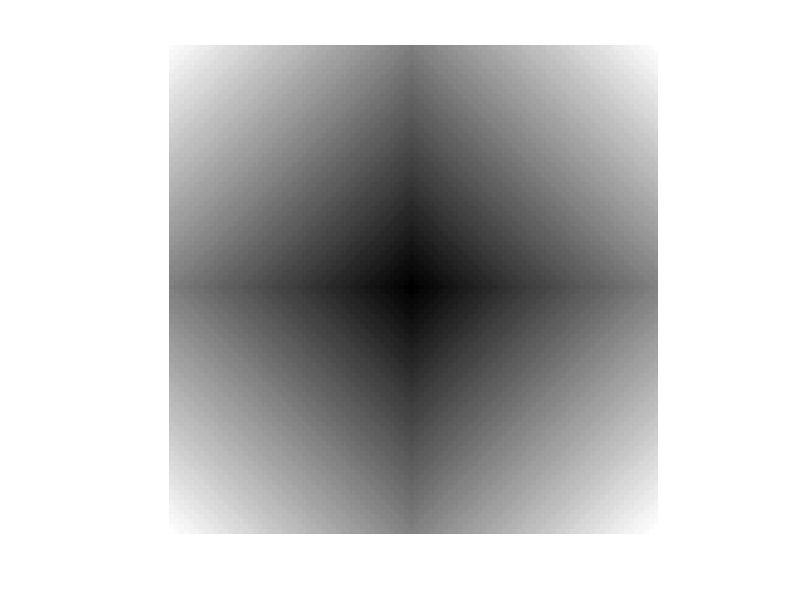

The MATLAB script that drew this image:
% Create a 100 x 100 matrix of zeros to represent the image
img = zeros(100, 100);

% Loop through each row and column of the image
for i = 1:100
    for j = 1:100
        
        % Calculate the distance of each pixel from the center of the image
        distance = abs(i-50) + abs(j-50);
        
        % Calculate the pixel value based on the distance

        pixel_value = round(255 * distance/100);
        
        % Assign the pixel value to the corresponding element in the image matrix
        img(i,j) = pixel_value;
    end
end

% Display the resulting image
imshow(uint8(img));
imwrite(img,'test5.png');
